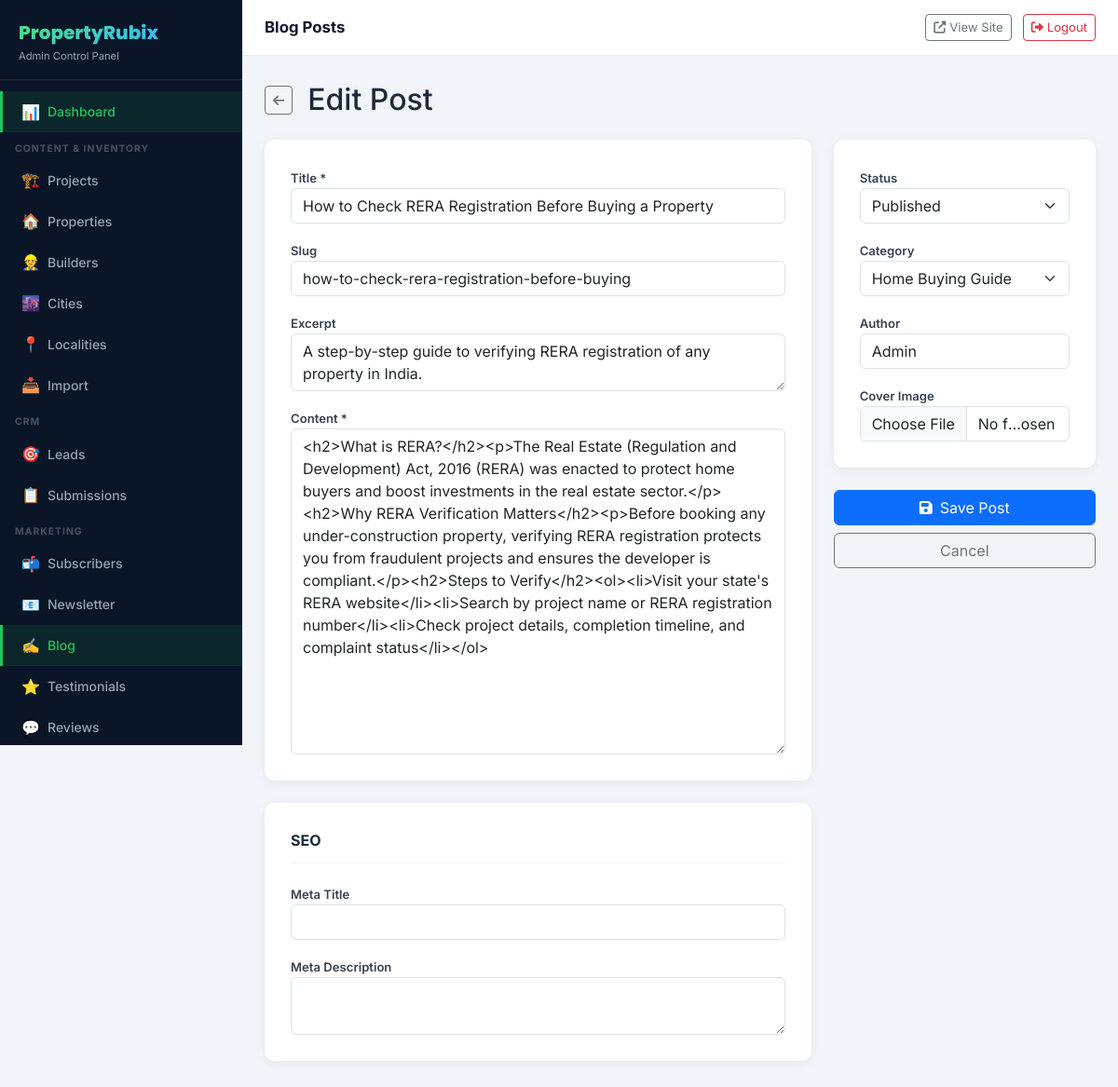
Page /admin/blog/index.php?action=edit&id=2 (signed in) on the committed database.
### tables this page shows
CREATE TABLE `branding_settings` (
  `id`              INT UNSIGNED NOT NULL AUTO_INCREMENT,
  `site_name`       VARCHAR(255) DEFAULT 'PropertyRubix',
  `logo`            VARCHAR(255) DEFAULT NULL,
  `favicon`         VARCHAR(255) DEFAULT NULL,
  `primary_color`   VARCHAR(20)  DEFAULT '#16a34a',
  `secondary_color` VARCHAR(20)  DEFAULT '#0f172a',
  `tagline`         VARCHAR(255) DEFAULT NULL,
  `updated_at`      DATETIME NOT NULL DEFAULT CURRENT_TIMESTAMP ON UPDATE CURRENT_TIMESTAMP,
  PRIMARY KEY (`id`)
);

CREATE TABLE `blog_posts` (
  `id`               INT UNSIGNED NOT NULL AUTO_INCREMENT,
  `title`            VARCHAR(255) NOT NULL,
  `slug`             VARCHAR(255) NOT NULL,
  `category_id`      INT UNSIGNED DEFAULT NULL,
  `author`           VARCHAR(120) DEFAULT 'Admin',
  `cover_image`      VARCHAR(255) DEFAULT NULL,
  `excerpt`          TEXT DEFAULT NULL,
  `body`             LONGTEXT DEFAULT NULL,
  `meta_title`       VARCHAR(255) DEFAULT NULL,
  `meta_description` TEXT DEFAULT NULL,
  `status`           ENUM('published','draft') NOT NULL DEFAULT 'draft',
  `published_at`     DATETIME DEFAULT NULL,
  `created_at`       DATETIME NOT NULL DEFAULT CURRENT_TIMESTAMP,
  `updated_at`       DATETIME NOT NULL DEFAULT CURRENT_TIMESTAMP ON UPDATE CURRENT_TIMESTAMP,
  PRIMARY KEY (`id`),
  UNIQUE KEY `uq_slug` (`slug`),
  KEY `idx_category`  (`category_id`),
  KEY `idx_status`    (`status`),
  KEY `idx_published` (`published_at`),
  CONSTRAINT `fk_blog_cat` FOREIGN KEY (`category_id`) REFERENCES `blog_categories` (`id`) ON DELETE SET NULL
);

CREATE TABLE `blog_categories` (
  `id`   INT UNSIGNED NOT NULL AUTO_INCREMENT,
  `name` VARCHAR(120) NOT NULL,
  `slug` VARCHAR(120) NOT NULL,
  PRIMARY KEY (`id`),
  UNIQUE KEY `uq_slug` (`slug`)
);

### config/db.php (called while the page is built, shortened)
<?php
function db(): PDO {
    static $pdo = null;
    if ($pdo === null) {
        $dsn = 'mysql:host=' . DB_HOST . ';dbname=' . DB_NAME . ';charset=' . DB_CHARSET;
        $options = [
            PDO::ATTR_ERRMODE            => PDO::ERRMODE_EXCEPTION,
            PDO::ATTR_DEFAULT_FETCH_MODE => PDO::FETCH_ASSOC,
            PDO::ATTR_EMULATE_PREPARES   => false,
            PDO::MYSQL_ATTR_INIT_COMMAND => "SET NAMES utf8mb4 COLLATE utf8mb4_unicode_ci",
        ];
        try {
            $pdo = new PDO($dsn, DB_USER, DB_PASS, $options);
        } catch (PDOException $e) {
            die('
            <div style="font-family:sans-serif;padding:30px;background:#fef2f2;border:1px solid #fca5a5;border-radius:8px;max-width:600px;margin:40px auto">
                <h2 style="color:#dc2626">⚠ Database Connection Error</h2>
                <p>Could not connect to MySQL. Please check:</p>
                <ul>
                    <li>XAMPP MySQL service is running</li>
                    <li>Database <strong>' . DB_NAME . '</strong> exists in phpMyAdmin</li>
                    <li>Credentials in <code>config/db.php</code> are correct</li>
                    <li>You have imported <code>database/schema.sql</code> and <code>database/seed.sql</code></li>
                </ul>
                <p style="color:#6b7280;font-size:0.875rem">Error: ' . htmlspecialchars($e->getMessage()) . '</p>
            </div>');
        }
    }
    return $pdo;
}

### app/helpers/settings.php (called while the page is built, shortened)
<?php
function getBranding(): array {
    static $branding = [];
    if (!$branding) {
        try {
            $branding = db()->query("SELECT * FROM branding_settings LIMIT 1")->fetch() ?: [];
        } catch (Throwable) {}
    }
    return $branding ?: [
        'site_name' => 'PropertyRubix',
        'primary_color' => '#16a34a',
        'secondary_color' => '#0f172a',
        'tagline' => 'Find Your Perfect Property',
        'logo' => null,
    ];
}

### admin/includes/auth_check.php (called while the page is built, shortened)
<?php
require_once __DIR__ . '/../../config/db.php';
require_once APP_PATH . 'helpers/settings.php';
$branding    = getBranding();
$siteName    = $branding['site_name'] ?? 'PropertyRubix';

### admin/blog/index.php (the view, shortened to what this page needs)
<?php
require_once __DIR__ . '/../includes/auth_check.php';
$pdo    = db();
$action = $_GET['action'] ?? 'list';
$id     = (int)($_GET['id'] ?? 0);
$search = trim($_GET['q'] ?? '');
$row    = [];
if ($action === 'edit'   && $id) { $stmt = $pdo->prepare("SELECT * FROM blog_posts WHERE id=?"); $stmt->execute([$id]); $row = $stmt->fetch() ?: []; }
$list = crudList($pdo, 'blog_posts', 15, 'blog_posts.published_at DESC',
    'LEFT JOIN blog_categories bc ON bc.id=blog_posts.category_id',
    ', bc.name AS category_name', $search, ['blog_posts.title','blog_posts.author']
);
$categories = $pdo->query("SELECT * FROM blog_categories ORDER BY name")->fetchAll();
require __DIR__ . '/../includes/header.php';
?>
<?php if ($action === 'list'): ?>
<div class="adm-table-wrap">
  <div class="adm-table-header">
    <h2 class="adm-table-title">✍️ Blog Posts (<?= $list['total'] ?>)</h2>
    <div class="d-flex gap-2">
      <form class="d-flex gap-2" method="get">
        <input type="text" name="q" class="form-control form-control-sm" placeholder="Search…" value="<?= htmlspecialchars($search) ?>">
        <button class="btn btn-sm btn-outline-secondary">Search</button>
      </form>
      <a href="?action=new" class="btn btn-sm btn-primary"><i class="fas fa-plus me-1"></i>New Post</a>
    </div>
  </div>
  <div class="table-responsive">
    <table class="adm-table">
      <thead><tr><th>Title</th><th>Category</th><th>Author</th><th>Status</th><th>Date</th><th></th></tr></thead>
      <tbody>
        <?php foreach ($list['rows'] as $p): ?>
        <tr>
          <td><div class="fw-600"><?= htmlspecialchars($p['title']) ?></div><small class="text-muted">/blog/<?= htmlspecialchars($p['slug']) ?></small></td>
          <td><?= htmlspecialchars($p['category_name'] ?? '—') ?></td>
          <td><?= htmlspecialchars($p['author']) ?></td>
          <td><span class="adm-badge badge-<?= htmlspecialchars($p['status']) ?>"><?= ucfirst($p['status']) ?></span></td>
          <td class="text-muted small"><?= $p['published_at'] ? date('M j, Y', strtotime($p['published_at'])) : '—' ?></td>
          <td>
            <div class="actions">
              <a href="?action=edit&id=<?= $p['id'] ?>" class="btn btn-sm btn-outline-primary">Edit</a>
              <a href="<?= BASE_URL ?>blog/<?= htmlspecialchars($p['slug']) ?>" target="_blank" class="btn btn-sm btn-outline-secondary">View</a>
              <a href="?action=delete&id=<?= $p['id'] ?>&csrf_token=<?= csrfToken() ?>" class="btn btn-sm btn-outline-danger" data-confirm="Delete this post?">Del</a>
            </div>
          </td>
        </tr>
        <?php endforeach; ?>
      </tbody>
    </table>
  </div>
</div>
<?php else: ?>
<div class="d-flex gap-3 align-items-center mb-4">
  <a href="?" class="btn btn-sm btn-outline-secondary"><i class="fas fa-arrow-left"></i></a>
  <h2 class="mb-0"><?= $id ? 'Edit Post' : 'New Post' ?></h2>
</div>
<form method="post" enctype="multipart/form-data" class="adm-form">
  <div class="row g-4">
    <div class="col-lg-8">
      <div class="adm-card">
        <div class="mb-3"><label class="adm-form-label">Title *</label><input type="text" name="title" class="form-control" value="<?= htmlspecialchars($row['title'] ?? '') ?>" required></div>
        <div class="mb-3"><label class="adm-form-label">Slug</label><input type="text" name="slug" class="form-control" value="<?= htmlspecialchars($row['slug'] ?? '') ?>" placeholder="auto"></div>
        <div class="mb-3"><label class="adm-form-label">Excerpt</label><textarea name="excerpt" class="form-control" rows="2"><?= htmlspecialchars($row['excerpt'] ?? '') ?></textarea></div>
        <div><label class="adm-form-label">Content *</label><textarea name="body" id="blogEditor" class="form-control" rows="14"><?= htmlspecialchars($row['body'] ?? '') ?></textarea></div>
      </div>
      <div class="adm-card">
        <div class="adm-card-title">SEO</div>
        <div class="mb-3"><label class="adm-form-label">Meta Title</label><input type="text" name="meta_title" class="form-control" value="<?= htmlspecialchars($row['meta_title'] ?? '') ?>"></div>
        <div><label class="adm-form-label">Meta Description</label><textarea name="meta_description" class="form-control" rows="2"><?= htmlspecialchars($row['meta_description'] ?? '') ?></textarea></div>
      </div>
    </div>
    <div class="col-lg-4">
      <div class="adm-card">
        <div class="mb-3"><label class="adm-form-label">Status</label>
          <select name="status" class="form-select">
            <option value="published" <?= ($row['status']??'')==='published'?'selected':'' ?>>Published</option>
          </select>
        </div>
        <div class="mb-3"><label class="adm-form-label">Category</label>
          <select name="category_id" class="form-select">
            <?php foreach ($categories as $c): ?>
            <option value="<?= $c['id'] ?>" <?= ($row['category_id']??'')==$c['id']?'selected':'' ?>><?= htmlspecialchars($c['name']) ?></option>
            <?php endforeach; ?>
          </select>
        </div>
        <div class="mb-3"><label class="adm-form-label">Author</label><input type="text" name="author" class="form-control" value="<?= htmlspecialchars($row['author'] ?? 'Admin') ?>"></div>
        <div><label class="adm-form-label">Cover Image</label>
          <input type="file" name="cover_image" class="form-control" accept="image/*">
        </div>
      </div>
      <div class="d-grid gap-2">
        <button type="submit" class="btn btn-primary fw-600"><i class="fas fa-save me-2"></i>Save Post</button>
        <a href="?" class="btn btn-outline-secondary">Cancel</a>
      </div>
    </div>
  </div>
</form>
<?php endif; ?>
<?php require __DIR__ . '/../includes/footer.php'; ?>

### admin/includes/sidebar.php (shortened to what this page needs)
<?php
$adminBase = BASE_URL . 'admin/';
$curDir    = basename(dirname($_SERVER['PHP_SELF']));
function adminLink(string $href, string $icon, string $label, string $curDir = '', string $match = ''): string {
    $active = ($match && ($curDir === $match || basename($_SERVER['PHP_SELF']) === $match)) ? 'active' : '';
    return "<a href=\"$href\" class=\"adm-nav-link $active\"><span class=\"nav-icon\">$icon</span> $label</a>";
}
?>
<aside class="adm-sidebar" id="adminSidebar">
  <div class="adm-logo">
    <a href="<?= $adminBase ?>"><?= htmlspecialchars($siteName) ?></a>
    <p>Admin Control Panel</p>
  </div>
  <nav class="adm-nav">
    <?= adminLink($adminBase, '📊', 'Dashboard', $curDir, 'index.php') ?>
    <div class="adm-nav-section">Content & Inventory</div>
    <?= adminLink($adminBase . 'projects/', '🏗️', 'Projects', $curDir, 'projects') ?>
    <?= adminLink($adminBase . 'properties/', '🏠', 'Properties', $curDir, 'properties') ?>
    <?= adminLink($adminBase . 'builders/', '👷', 'Builders', $curDir, 'builders') ?>
    <?= adminLink($adminBase . 'cities/', '🌆', 'Cities', $curDir, 'cities') ?>
    <?= adminLink($adminBase . 'localities/', '📍', 'Localities', $curDir, 'localities') ?>
    <?= adminLink($adminBase . 'import/', '📥', 'Import', $curDir, 'import') ?>
    <div class="adm-nav-section">CRM</div>
    <?= adminLink($adminBase . 'leads/', '🎯', 'Leads', $curDir, 'leads') ?>
    <?= adminLink($adminBase . 'submissions/', '📋', 'Submissions', $curDir, 'submissions') ?>
    <div class="adm-nav-section">Marketing</div>
    <?= adminLink($adminBase . 'subscribers/', '📬', 'Subscribers', $curDir, 'subscribers') ?>
    <?= adminLink($adminBase . 'newsletter/', '📧', 'Newsletter', $curDir, 'newsletter') ?>
    <?= adminLink($adminBase . 'blog/', '✍️', 'Blog', $curDir, 'blog') ?>
    <?= adminLink($adminBase . 'testimonials/', '⭐', 'Testimonials', $curDir, 'testimonials') ?>
    <?= adminLink($adminBase . 'reviews/', '💬', 'Reviews', $curDir, 'reviews') ?>
  </nav>
</aside>

### assets/css/admin.css (style rules this page uses)
:root { --adm-sidebar-bg: #0a1628; --adm-sidebar-w: 260px; --adm-header-h: 60px; --adm-primary: #a9804b; --adm-primary-hover: #8f6b3d; --adm-primary-light: #f2e2ba; --adm-accent: #22c55e; --adm-text: #e2e8f0; --adm-text-muted: #94a3b8; --adm-border: #1e293b; --adm-card: #ffffff; --adm-bg: #f1f5f9; --adm-radius: 10px; }
* { box-sizing: border-box; }
body.admin-body { margin: 0; font-family: 'Inter', sans-serif; background: var(--adm-bg); color: #1e293b; overflow-x: hidden; }
.adm-sidebar { position: fixed; top: 0; left: 0; width: var(--adm-sidebar-w); height: 100vh; background: var(--adm-sidebar-bg); z-index: 1000; display: flex; flex-direction: column; overflow-y: auto; transition: transform 0.3s ease; }
.adm-logo { padding: 20px 20px 16px; border-bottom: 1px solid var(--adm-border); flex-shrink: 0; }
.adm-logo a { text-decoration: none; font-size: 1.25rem; font-weight: 800; font-family: 'Poppins', sans-serif; background: linear-gradient(135deg, #4ade80, #38bdf8); -webkit-background-clip: text; -webkit-text-fill-color: transparent; background-clip: text; }
.adm-logo p { font-size: 0.7rem; color: var(--adm-text-muted); margin: 2px 0 0; }
.adm-nav { padding: 12px 0; flex: 1; }
.adm-nav-section { padding: 10px 16px 4px; font-size: 0.65rem; font-weight: 700; text-transform: uppercase; letter-spacing: 1px; color: rgba(255,255,255,0.25); }
.adm-nav-link { display: flex; align-items: center; gap: 10px; padding: 10px 20px; color: var(--adm-text-muted); text-decoration: none; font-size: 0.875rem; font-weight: 500; border-left: 3px solid transparent; transition: all 0.2s ease; white-space: nowrap; }
.adm-nav-link .nav-icon { font-size: 1rem; width: 18px; text-align: center; }
.adm-nav-link.active { color: var(--adm-accent); background: rgba(22,163,74,0.12); border-left-color: var(--adm-accent); }
.adm-card { background: white; border-radius: var(--adm-radius); box-shadow: 0 2px 12px rgba(0,0,0,0.06); padding: 28px; margin-bottom: 24px; }
.adm-card-title { font-size: 1rem; font-weight: 700; margin-bottom: 20px; padding-bottom: 12px; border-bottom: 1px solid #f1f5f9; }
.adm-form-label { font-size: 0.82rem; font-weight: 600; color: #374151; }

### rows in the picture
branding_settings: site_name "PropertyRubix"
blog_posts: title "How to Check RERA Registration Before Buying a Property", slug "how-to-check-rera-registration-before-buying", excerpt "A step-by-step guide to verifying RERA registration of any property in India.", body "<h2>What is RERA?</h2><p>The Real Estate (Regulation and Development) Act, 2016 (RERA) was enacted to protect home buyers and boost investments in the real estate sector.</p><h2>Why RERA Verification Matters</h2><p>Before booking any under-construction property, verifying RERA registration protects you from fraudulent projects and ensures the developer is compliant.</p><h2>Steps to Verify</h2><ol><li>Visit your state's RERA website</li><li>Search by project name or RERA registration number</li><li>Check project details, completion timeline, and complaint status</li></ol>", status "Published", category_id "Home Buying Guide", author "Admin"

### other values in the picture
$icon "📊 🏗️ 🏠 👷 🌆 📍 📥 🎯 📋 📬 📧 ✍️ ⭐ 💬"
$label "Dashboard Projects Properties Builders Cities Localities Import Leads Submissions Subscribers Newsletter Blog Testimonials Reviews"
$pageTitle "Blog Posts"
